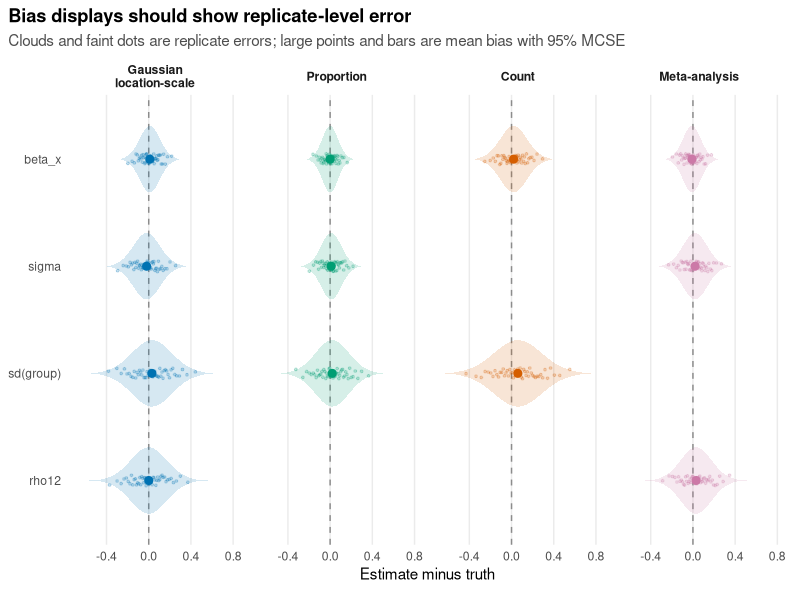
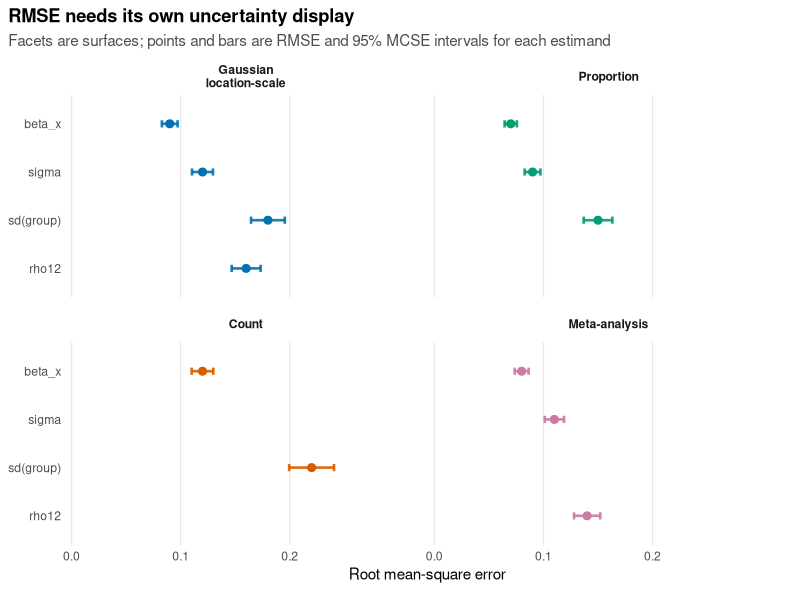
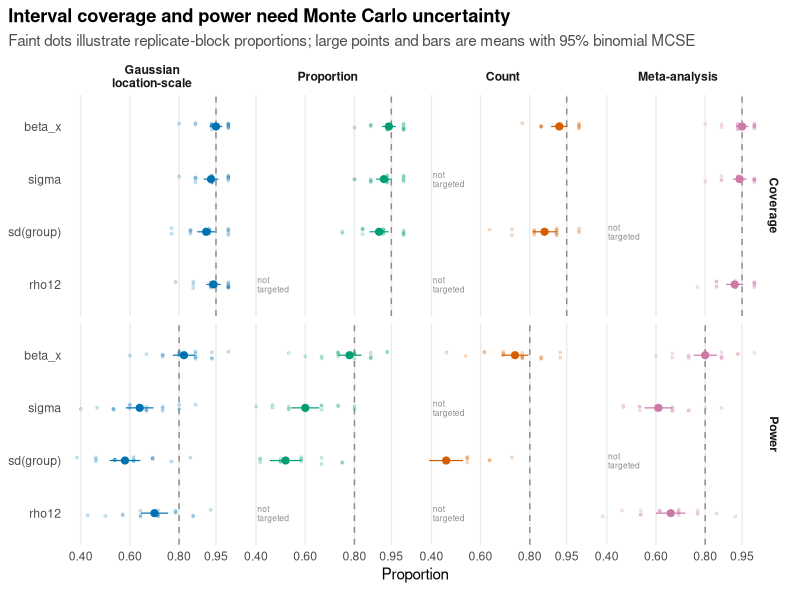
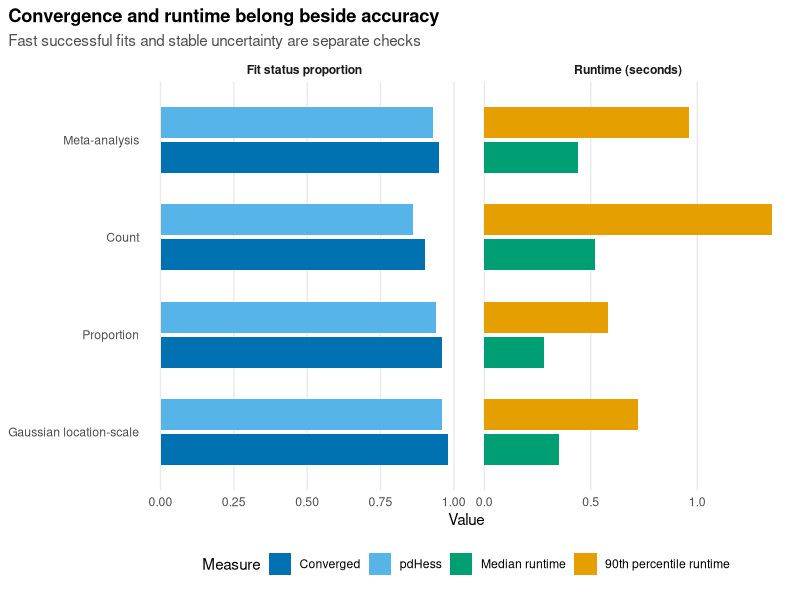
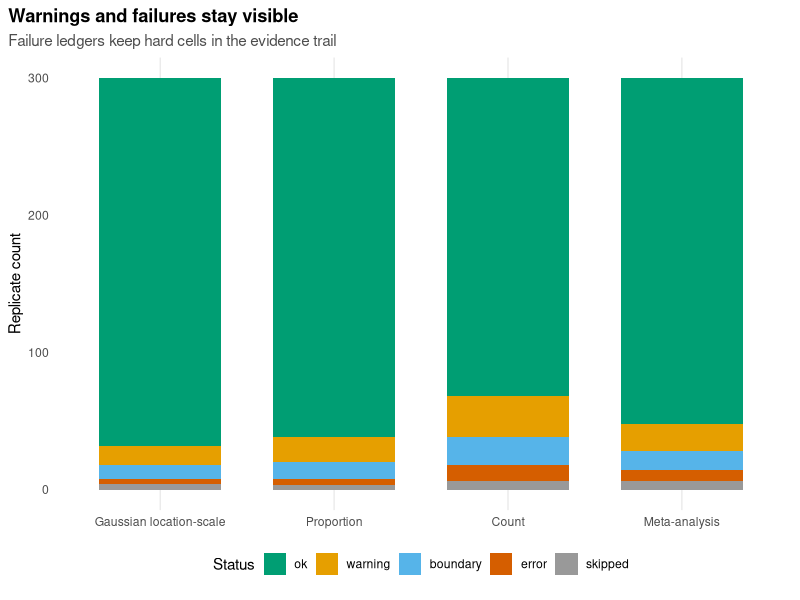

The R script that drew these images, in order:
## ---- chunk 1
has_ggplot2 <- requireNamespace("ggplot2", quietly = TRUE)
knitr::opts_chunk$set(
  collapse = TRUE,
  comment = "#>",
  fig.width = 7,
  fig.height = 4.2,
  dpi = 144,
  eval = has_ggplot2
)
## ---- chunk 2
library(ggplot2)

theme_sim_grammar <- function() {
  theme_minimal(base_size = 11) +
    theme(
      panel.grid.minor = element_blank(),
      panel.grid.major.y = element_blank(),
      plot.title.position = "plot",
      plot.title = element_text(face = "bold"),
      plot.subtitle = element_text(colour = "grey30", lineheight = 1.05),
      strip.text = element_text(face = "bold"),
      legend.position = "bottom",
      plot.margin = margin(6, 10, 12, 6)
    )
}

surface_palette <- c(
  "Gaussian location-scale" = "#0072B2",
  "Proportion" = "#009E73",
  "Count" = "#D55E00",
  "Meta-analysis" = "#CC79A7"
)

surface_levels <- names(surface_palette)
surface_facet_labels <- c(
  "Gaussian location-scale" = "Gaussian\nlocation-scale",
  "Proportion" = "Proportion",
  "Count" = "Count",
  "Meta-analysis" = "Meta-analysis"
)
estimand_display_labels <- c(
  "beta_x" = "beta_x",
  "sigma" = "sigma",
  "sd_group" = "sd(group)",
  "rho12" = "rho12"
)
## ---- chunk 3
accuracy_summary <- data.frame(
  surface = rep(surface_levels, each = 4),
  estimand = rep(c("beta_x", "sigma", "sd_group", "rho12"), 4),
  bias = c(
    0.01, -0.02, 0.03, 0.00,
    0.00, 0.01, 0.02, NA,
    0.02, NA, 0.06, NA,
    -0.01, 0.02, NA, 0.03
  ),
  rmse = c(
    0.09, 0.12, 0.18, 0.16,
    0.07, 0.09, 0.15, NA,
    0.12, NA, 0.22, NA,
    0.08, 0.11, NA, 0.14
  ),
  n_replicate = c(
    300, 300, 260, 280,
    300, 300, 250, NA,
    280, NA, 220, NA,
    300, 300, NA, 260
  )
)
accuracy_summary$surface <- factor(
  accuracy_summary$surface,
  levels = surface_levels
)
accuracy_summary$error_sd <- sqrt(
  pmax(accuracy_summary$rmse^2 - accuracy_summary$bias^2, 0)
)
accuracy_summary$bias_mcse <- with(
  accuracy_summary,
  error_sd / sqrt(n_replicate)
)
accuracy_summary$rmse_mcse <- with(
  accuracy_summary,
  rmse / sqrt(2 * n_replicate)
)
accuracy_summary$bias_low <- accuracy_summary$bias -
  1.96 * accuracy_summary$bias_mcse
accuracy_summary$bias_high <- accuracy_summary$bias +
  1.96 * accuracy_summary$bias_mcse
accuracy_summary$rmse_low <- pmax(
  0,
  accuracy_summary$rmse - 1.96 * accuracy_summary$rmse_mcse
)
accuracy_summary$rmse_high <- accuracy_summary$rmse +
  1.96 * accuracy_summary$rmse_mcse
accuracy_summary$estimand <- factor(
  accuracy_summary$estimand,
  levels = rev(c("beta_x", "sigma", "sd_group", "rho12"))
)

display_replicates <- 49
accuracy_replicates <- do.call(
  rbind,
  lapply(seq_len(nrow(accuracy_summary)), function(i) {
    row <- accuracy_summary[i, ]
    if (is.na(row$bias) || is.na(row$rmse)) {
      return(NULL)
    }
    data.frame(
      surface = row$surface,
      estimand = row$estimand,
      error = row$bias + qnorm(ppoints(display_replicates)) * row$error_sd
    )
  })
)
accuracy_replicates$surface <- factor(
  accuracy_replicates$surface,
  levels = surface_levels
)
accuracy_replicates$estimand <- factor(
  accuracy_replicates$estimand,
  levels = levels(accuracy_summary$estimand)
)
set.seed(20260519)
ggplot(accuracy_replicates, aes(error, estimand)) +
  geom_vline(xintercept = 0, linetype = "dashed", colour = "grey55") +
  geom_violin(
    aes(
      fill = surface
    ),
    width = 0.62,
    alpha = 0.16,
    colour = NA,
    scale = "width",
    trim = FALSE
  ) +
  geom_point(
    aes(colour = surface),
    position = position_jitter(height = 0.05, width = 0),
    alpha = 0.22,
    size = 0.65,
    show.legend = FALSE
  ) +
  geom_segment(
    data = accuracy_summary,
    aes(
      x = bias_low,
      xend = bias_high,
      y = estimand,
      yend = estimand,
      colour = surface
    ),
    linewidth = 0.85,
    na.rm = TRUE
  ) +
  geom_point(
    data = accuracy_summary,
    aes(bias, estimand, colour = surface),
    size = 2.4,
    na.rm = TRUE
  ) +
  facet_wrap(
    ~surface,
    nrow = 1,
    labeller = labeller(surface = as_labeller(surface_facet_labels))
  ) +
  scale_colour_manual(values = surface_palette, drop = FALSE) +
  scale_fill_manual(values = surface_palette, drop = FALSE) +
  labs(
    title = "Bias displays should show replicate-level error",
    subtitle = paste(
      "Clouds and faint dots are replicate errors;",
      "large points and bars are mean bias with 95% MCSE"
    ),
    x = "Estimate minus truth",
    y = NULL,
    colour = "Surface"
  ) +
  scale_y_discrete(labels = estimand_display_labels) +
  guides(colour = "none", fill = "none") +
  theme_sim_grammar()

ggplot(accuracy_summary, aes(rmse, estimand, colour = surface)) +
  geom_errorbarh(
    aes(
      xmin = rmse_low,
      xmax = rmse_high
    ),
    height = 0.15,
    linewidth = 0.9,
    alpha = 0.9,
    na.rm = TRUE
  ) +
  geom_point(size = 2.4, na.rm = TRUE) +
  facet_wrap(
    ~surface,
    nrow = 2,
    labeller = labeller(surface = as_labeller(surface_facet_labels))
  ) +
  scale_colour_manual(values = surface_palette, drop = FALSE) +
  labs(
    title = "RMSE needs its own uncertainty display",
    subtitle = "Facets are surfaces; points and bars are RMSE and 95% MCSE intervals for each estimand",
    x = "Root mean-square error",
    y = NULL,
    colour = "Surface"
  ) +
  scale_x_continuous(
    breaks = c(0, 0.10, 0.20),
    limits = c(0, 0.31),
    expand = expansion(mult = c(0.01, 0.04))
  ) +
  scale_y_discrete(labels = estimand_display_labels) +
  guides(colour = "none") +
  theme_sim_grammar()
## ---- chunk 4
interval_summary <- data.frame(
  surface = rep(surface_levels, each = 4),
  estimand = rep(c("beta_x", "sigma", "sd_group", "rho12"), 4),
  coverage = c(
    0.95, 0.93, 0.91, 0.94,
    0.94, 0.92, 0.90, NA,
    0.92, NA, 0.86, NA,
    0.95, 0.94, NA, 0.92
  ),
  power = c(
    0.82, 0.64, 0.58, 0.70,
    0.78, 0.60, 0.52, NA,
    0.74, NA, 0.46, NA,
    0.80, 0.61, NA, 0.66
  ),
  n_interval = c(
    280, 280, 240, 260,
    280, 280, 230, NA,
    250, NA, 200, NA,
    280, 280, NA, 240
  )
)
interval_summary$surface <- factor(
  interval_summary$surface,
  levels = surface_levels
)
interval_long <- rbind(
  data.frame(
    interval_summary[c("surface", "estimand", "n_interval")],
    measure = "Coverage",
    value = interval_summary$coverage,
    target = 0.95
  ),
  data.frame(
    interval_summary[c("surface", "estimand", "n_interval")],
    measure = "Power",
    value = interval_summary$power,
    target = 0.80
  )
)
interval_long$mcse <- sqrt(
  interval_long$value * (1 - interval_long$value) / interval_long$n_interval
)
interval_long$lower <- pmax(0, interval_long$value - 1.96 * interval_long$mcse)
interval_long$upper <- pmin(1, interval_long$value + 1.96 * interval_long$mcse)
interval_long$measure <- factor(
  interval_long$measure,
  levels = c("Coverage", "Power")
)
interval_long$estimand <- factor(
  interval_long$estimand,
  levels = rev(c("beta_x", "sigma", "sd_group", "rho12"))
)
interval_long$missing_x <- ifelse(
  interval_long$measure == "Coverage",
  0.405,
  0.405
)
interval_target <- unique(interval_long[c("measure", "target")])
interval_present <- interval_long[!is.na(interval_long$value), , drop = FALSE]
interval_missing <- interval_long[is.na(interval_long$value), , drop = FALSE]
make_interval_blocks <- function(row, n_block = 18) {
  block_size <- max(8L, floor(row$n_interval / n_block))
  block_proportion <- qbinom(
    ppoints(n_block),
    size = block_size,
    prob = row$value
  ) / block_size
  data.frame(
    surface = row$surface,
    estimand = row$estimand,
    measure = row$measure,
    block_proportion = block_proportion
  )
}
interval_blocks <- do.call(
  rbind,
  lapply(seq_len(nrow(interval_present)), function(i) {
    make_interval_blocks(interval_present[i, ])
  })
)

ggplot(interval_present, aes(value, estimand, colour = surface)) +
  geom_vline(
    data = interval_target,
    aes(xintercept = target),
    linetype = "dashed",
    colour = "grey55",
    inherit.aes = FALSE
  ) +
  geom_point(
    data = interval_blocks,
    aes(block_proportion, estimand, colour = surface),
    position = position_jitter(height = 0.07, width = 0),
    alpha = 0.18,
    size = 0.70,
    inherit.aes = FALSE
  ) +
  geom_segment(
    aes(x = lower, xend = upper, yend = estimand),
    linewidth = 0.4,
    na.rm = TRUE
  ) +
  geom_point(size = 2.1, na.rm = TRUE) +
  geom_text(
    data = interval_missing,
    aes(x = missing_x, y = estimand, label = "not\ntargeted"),
    colour = "grey55",
    size = 2.15,
    lineheight = 0.9,
    hjust = 0,
    inherit.aes = FALSE
  ) +
  facet_grid(
    measure ~ surface,
    labeller = labeller(surface = as_labeller(surface_facet_labels))
  ) +
  scale_colour_manual(values = surface_palette, guide = "none") +
  scale_x_continuous(
    limits = c(0.38, 1),
    breaks = c(0.4, 0.6, 0.8, 0.95),
    labels = c("0.40", "0.60", "0.80", "0.95")
  ) +
  scale_y_discrete(labels = estimand_display_labels) +
  labs(
    title = "Interval coverage and power need Monte Carlo uncertainty",
    subtitle = "Faint dots illustrate replicate-block proportions; large points and bars are means with 95% binomial MCSE",
    x = "Proportion",
    y = NULL,
    colour = "Surface"
  ) +
  theme_sim_grammar()
## ---- chunk 5
run_summary <- data.frame(
  surface = surface_levels,
  convergence_rate = c(0.98, 0.96, 0.90, 0.95),
  pdhess_rate = c(0.96, 0.94, 0.86, 0.93),
  elapsed_median = c(0.35, 0.28, 0.52, 0.44),
  elapsed_p90 = c(0.72, 0.58, 1.35, 0.96)
)
run_summary$surface <- factor(run_summary$surface, levels = surface_levels)
run_long <- rbind(
  data.frame(
    surface = run_summary$surface,
    measure = "Converged",
    value = run_summary$convergence_rate
  ),
  data.frame(
    surface = run_summary$surface,
    measure = "pdHess",
    value = run_summary$pdhess_rate
  ),
  data.frame(
    surface = run_summary$surface,
    measure = "Median runtime",
    value = run_summary$elapsed_median
  ),
  data.frame(
    surface = run_summary$surface,
    measure = "90th percentile runtime",
    value = run_summary$elapsed_p90
  )
)
run_long$panel <- ifelse(
  grepl("runtime", run_long$measure),
  "Runtime (seconds)",
  "Fit status proportion"
)
run_long$measure <- factor(
  run_long$measure,
  levels = c(
    "Converged",
    "pdHess",
    "Median runtime",
    "90th percentile runtime"
  )
)

ggplot(run_long, aes(value, surface, fill = measure)) +
  geom_col(position = position_dodge(width = 0.72), width = 0.64) +
  facet_wrap(~panel, scales = "free_x") +
  scale_fill_manual(values = c(
    "Converged" = "#0072B2",
    "pdHess" = "#56B4E9",
    "Median runtime" = "#009E73",
    "90th percentile runtime" = "#E69F00"
  )) +
  labs(
    title = "Convergence and runtime belong beside accuracy",
    subtitle = "Fast successful fits and stable uncertainty are separate checks",
    x = "Value",
    y = NULL,
    fill = "Measure"
  ) +
  theme_sim_grammar()
## ---- chunk 6
failure_ledger <- data.frame(
  surface = rep(surface_levels, each = 5),
  status = rep(c("ok", "warning", "boundary", "error", "skipped"), 4),
  count = c(
    268, 14, 10, 4, 4,
    262, 18, 12, 5, 3,
    232, 30, 20, 12, 6,
    252, 20, 14, 8, 6
  )
)
failure_ledger$surface <- factor(failure_ledger$surface, levels = surface_levels)
failure_ledger$status <- factor(
  failure_ledger$status,
  levels = c("ok", "warning", "boundary", "error", "skipped")
)

ggplot(failure_ledger, aes(surface, count, fill = status)) +
  geom_col(width = 0.7) +
  scale_fill_manual(values = c(
    "ok" = "#009E73",
    "warning" = "#E69F00",
    "boundary" = "#56B4E9",
    "error" = "#D55E00",
    "skipped" = "#999999"
  )) +
  labs(
    title = "Warnings and failures stay visible",
    subtitle = "Failure ledgers keep hard cells in the evidence trail",
    x = NULL,
    y = "Replicate count",
    fill = "Status"
  ) +
  theme_sim_grammar()
